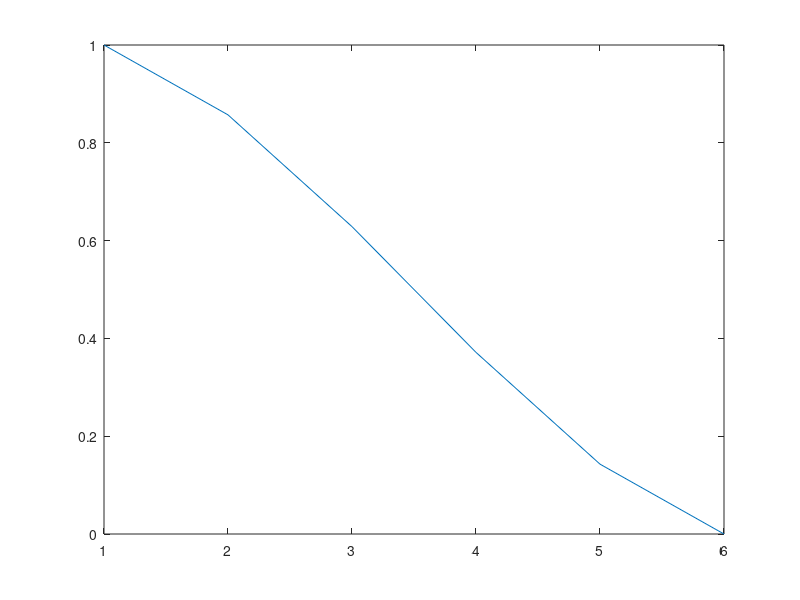

Reproduce this figure in MATLAB.
clear all; close all;


%Linear graph with 6 nodes, 5 edges

%incidence matrix A of size edges*vertices

A = [  +1  -1   0   0   0  0
            0 +1 -1   0   0  0
            0   0 +1 -1   0  0
            0   0   0 +1 -1  0
            0   0   0   0 +1 -1  ];
        
        
[E,V] = size(A); % get number of edges,E, and vertices,V
        
  
%weight matrix with equal weights        
W = [    1   0   0   0   0
            0   1   0   0   0
            0   0   1   0   0
            0   0   0   1   0
            0   0   0   0   1  ];
 
 %weight matrix with unequal weights, individual weights are a measure for similarity             
 W1 = [ 1   0   0   0   0
            0  .9   0   0   0
            0   0  .2   0   0
            0   0   0  .9   0
            0   0   0   0   1  ];       
         
%graph Laplacian   
L=A'*W*A;


%set boundary conditions
%clamp first vertex to 1 (probability to be foreground), last vertex to zero
b_1=1; b_end=0;

%create b, right hand side of Lx=b 
b = zeros(V,1) - L(:,1)*b_1 - L(:,end)*b_end;

%remove first and last column from Laplacian as they have been shifted to
%the rhs
L(:,[1,end])=[];

%solve linear system Lx=b, returns values in inner domain;
result=L\b; 

%incorporate boundary values in result
result=[b_1 , result', b_end];

%plot result
plot(1:V,result);





return;

clear all; close all;

%using sparse matrices
V=101; %number of vertices
E=V-1; %number of edges
sigma=E/10; %weights drop over a region of 2*sigma vertices
minW=0.2
e = ones(E,1);
A = spdiags([e -e], 0:1, E, V);
e = ones(E,1);
w=1-(1-minW)*exp(-0.5*( ([1:E]-E/2).^2 / sigma^2 ));
%w=ones(1,E); %check for isotropic case
W = spdiags(w', 0, E, E);

    
L=A'*W*A;
%clamp first vertex to 1, last vertex to zero
b1=1;
b2=0;
%remove first and last row from Laplacian (boundary points), as we are only solving in the
%inner region
L([1,end],:)=[];
L(1,1)=0;
L(end,end)=0;
b=zeros(V-2,1);
b(1)=1; %boundary conditions
result=L\b; % solve linear system Lx=b;
result(1)=b1;
result(end)=b2;
plot(1:V,result);

